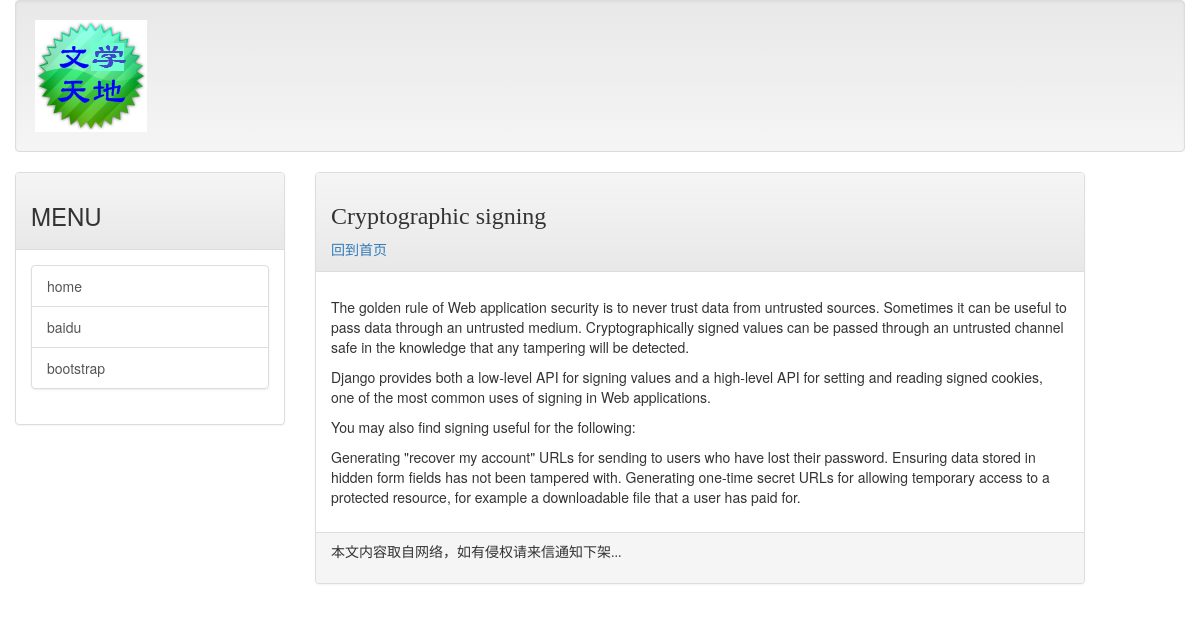
Screenshot of /post/slugCryptographicSigning with the database file from the repository.
### mainsite/models.py (models this page shows, shortened)
class Post(models.Model):
    title = models.CharField(max_length=200)
    slug = models.CharField(max_length=200)
    body = models.TextField()
    pub_date = models.DateTimeField(default=timezone.now)
    class Meta:
        ordering = ('-pub_date',)

### mainsite/views.py (the view)
# urls.py: url(r'^post/(\w+)$', showpost),
def showpost(request, slug):
    template = get_template("post.html")
    try:
        post = Post.objects.get(slug=slug)
        if post is not None:
            html = template.render(locals())
            return HttpResponse(html)
    except  Exception as e:
        print('str(Exception):\t', str(Exception))
        print('str(e):\t\t', str(e))
        print('repr(e):\t', repr(e))
        print('e.message:\t', e.message)
        print('traceback.print_exc():', traceback.print_exc())
        print('traceback.format_exc():\n%s' % traceback.format_exc())
        return redirect("/")

### templates/post.html (shortened to what this page needs)
{% extends 'base.html' %}
{% load markdown_deux_tags %}
{% block headmessage %}
<h3 style="font-family:微软雅黑;">{{ post.title }}</h3>
<a style="font-family:微软雅黑;" href="/">回到首页</a>
{% endblock %}
{% block content %}
<p style="font-family:宋体;font-size:12pt;line-height:1.5;">
    {{ post.body|markdown }}
</p>
{% endblock %}

### rows the page displays
Post: title "Cryptographic signing", body "The golden rule of Web application security is to never trust data from untrusted sources. Sometimes it can be useful to pass data through an untrusted medium. Cryptographically signed values can be passed through an untrusted channel safe in the knowledge that any tampering will be detected. Django provides both a low-level API for signing values and a high-level API for setting and reading signed cookies, one of the most common uses of signing in Web applications. You may also find signing useful for the following: Generating \"recover my account\" URLs for sending to users who have lost their password. Ensuring data stored in hidden form fields has not been tampered with. Generating…"
